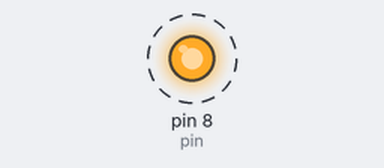
The sketch below on a simulated Arduino Uno, built with avr-gcc and run on an emulated ATmega328P. On the bench: output pins drawn as LEDs (lit = HIGH). Dashed ring = blinking.

Above: at 0.05 s.
Timing chart, 0 to 3.0 s (numbered marks = the images above):
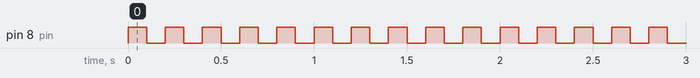

The sketch:

sketch_jul29a.ino
```cpp
const int pin = 8;


void setup() {
  // put your setup code here, to run once:
pinMode(pin, OUTPUT);


}

void loop() {
  // put your main code here, to run repeatedly:
digitalWrite(pin, HIGH);
delay(100);
digitalWrite(pin,LOW);
delay(100);
}
```

Measured:
- by itself, pin 8 (pin): alternates HIGH for 0.10 s and LOW for 0.10 s
